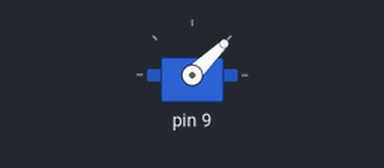
Bench run of a sketch on a simulated Arduino Uno, built with avr-gcc and run on an emulated ATmega328P. Parts: servo. Servo pulses on a pin are drawn as a servo (544–2400 µs = 0–180°).

Above: at 0.05 s.
At 1.5 s:
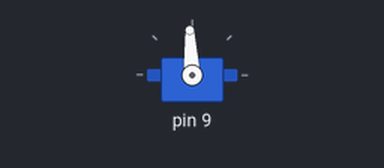
At 2.95 s:
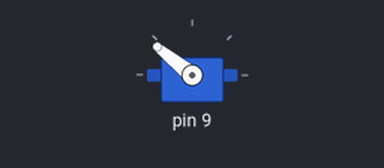
Timing chart, 0 to 6.9 s (numbered marks = the images above):
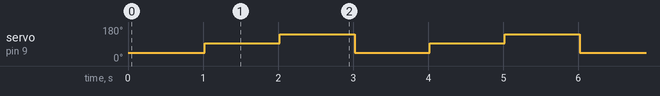

Measured:
- by itself, servo on pin 9: repeats every 3.0 s: 141° 1.0 s, 44° 1.0 s, 93° 1.0 s

The sketch:

c_servotesting.ino
```cpp
/*
NOTE: THE CURRENT TIMING FOR THE SCRIPT IS FOR THE ARDUINO UNO BOARD
WILL HAVE TO UPDATE THE TIMING FOR THE BARE ATMEGA328P CHIP


*/


#define F_CPU 16000000UL
#include <avr/io.h>
#include <util/delay.h>

// 16 MHz clock speed for Uno board
// We will use timer1 for the arduino, as it is a 16 bit timer, and the servos require more precise resolution.

void timer1_init() {
    DDRB |= (1 << DDB1); // PB1 / OC1A output

    // Configure Timer1 in fast PWM mode (Mode 14), TOP = ICR1
    // WGM13=1, WGM12=1, WGM11=1, WGM10=0
    TCCR1A = (1 << COM1A1) | (1 << WGM11);
    TCCR1B = (1 << WGM13) | (1 << WGM12);

    // Set Prescaler to 8 (CS11 = 1)
    TCCR1B |= (1 << CS11);

    // Set TOP value for 50Hz (20ms period)
    ICR1 = 39999;
}

void set_servo_angle(uint16_t pulse_ticks) {
    // pulse_ticks should be between 2000 (1ms) and 4000 (2ms)
    OCR1A = pulse_ticks;
}


int main(void){
    timer1_init();

    while(1){
        set_servo_angle(2000); // move to 0 degrees
        _delay_ms(1000);
        set_servo_angle(3000); // move to 90 degrees
        _delay_ms(1000);
        set_servo_angle(4000); // move to 180 degrees
        _delay_ms(1000);

    }

    return 0;
}
```
